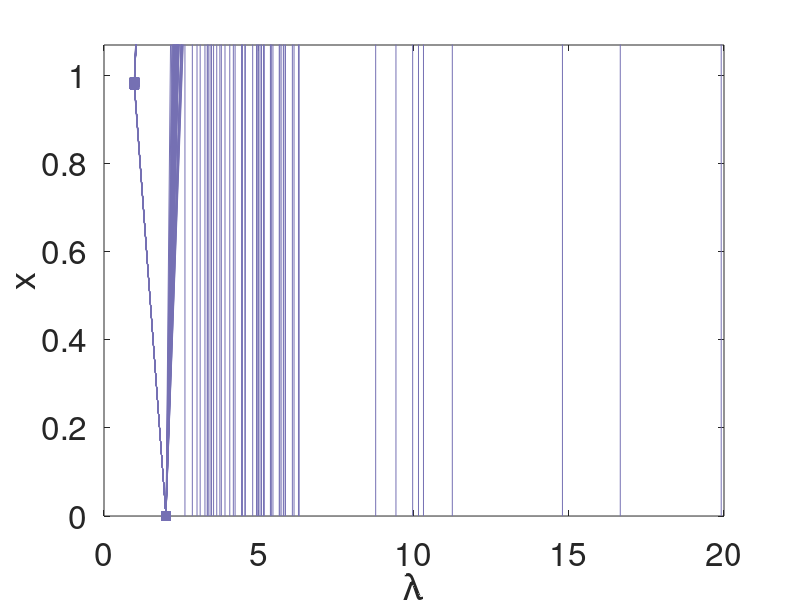
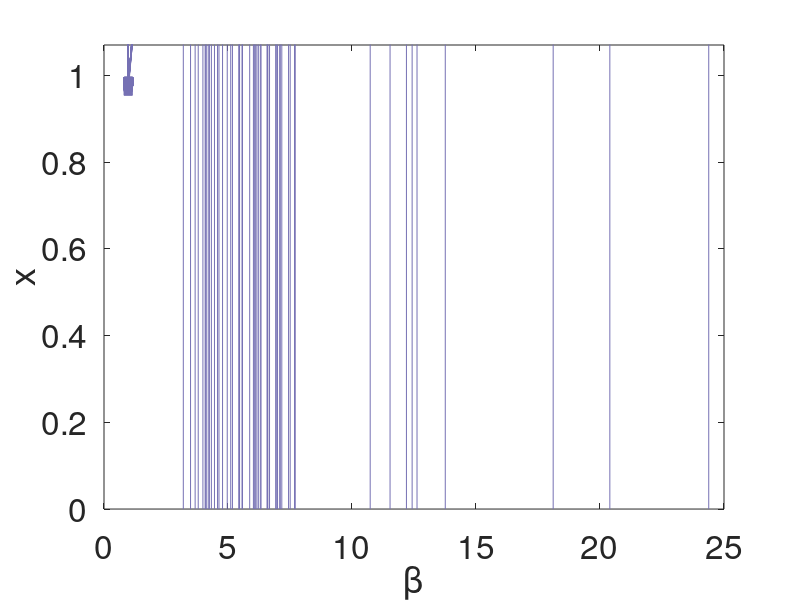

These charts were generated, in order, by the following MATLAB code:
function Figure4_ce
%% plot figure 4 c and e

clear
clc

%% IEEE 118
load bus118
[m,n] = size(bus118);
simsize = 6;
color_net4 = [117,112,179]/255;
figure1 = figure('color',[1 1 1]);
axes1 = axes('Parent',figure1,'FontSize',24);%,'XScale','log'
hold(axes1,'all');
for i = 1:m
    for j = 1:n
        e10 = bus118{i,j};e10 = abs(e10');
        plot(e10(:,3),e10(:,1),'-s','Color',color_net4,'Linewidth',0.01,'MarkerSize',simsize,'MarkerFaceColor',color_net4,'MarkerEdgeColor',color_net4);hold on;
        plot([e10(end,3),e10(end,3)],[e10(end,1),0],'-','Color',color_net4)
    end
end
box on
xlabel('\lambda')
ylabel('x')
ylim([0,1.07])
%% beta space

figure1 = figure('color',[1 1 1]);
axes1 = axes('Parent',figure1,'FontSize',24);%,'XScale','log'
hold(axes1,'all');
for i = 1:m
    for j = 1:n
        e10 =bus118{i,j};e10 = abs(e10');
        plot(e10(:,2),e10(:,4),'-s','Color',color_net4,'Linewidth',0.01,'MarkerSize',simsize,'MarkerFaceColor',color_net4,'MarkerEdgeColor',color_net4);hold on;
        plot([e10(end,2),e10(end,2)],[e10(end,4),0],'-','Color',color_net4)
    end
end
box on
xlabel('\beta')
ylabel('x')
ylim([0,1.07])



